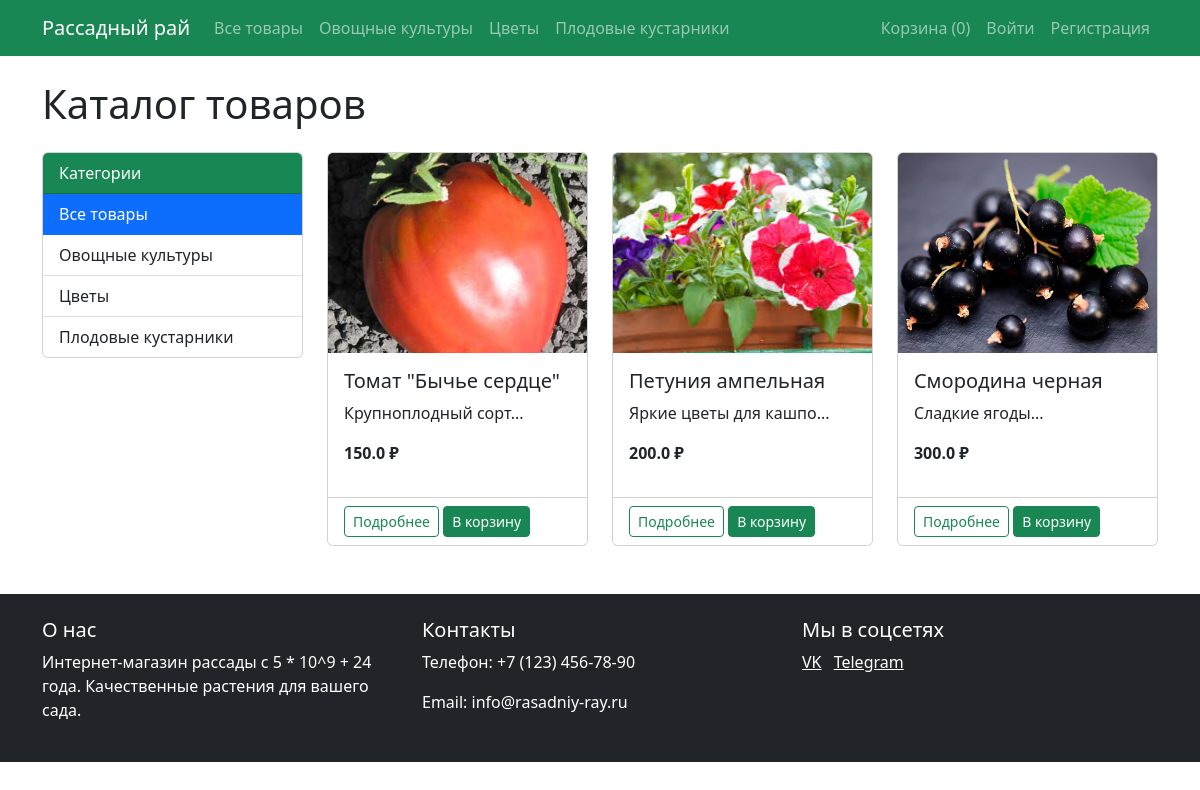
/products, run on an earlier commit of the app's database.
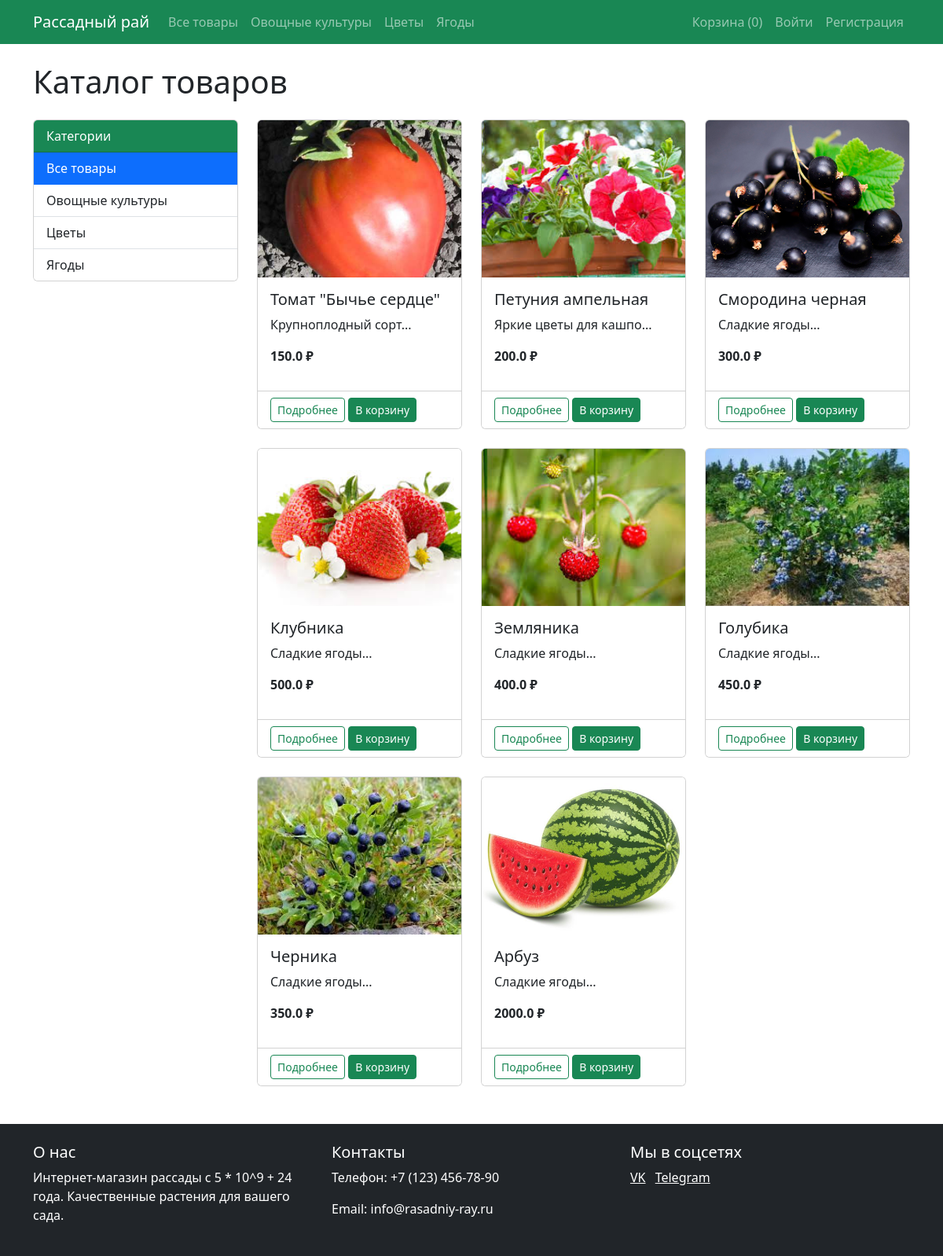
And on a later commit of the database.
### models.py (models this page shows)
class Category(db.Model):
    id = db.Column(db.Integer, primary_key=True)
    name = db.Column(db.String(100), nullable=False)
    products = db.relationship('Product', backref='category', lazy=True)

class Product(db.Model):
    id = db.Column(db.Integer, primary_key=True)
    name = db.Column(db.String(100), nullable=False)
    description = db.Column(db.Text)
    price = db.Column(db.Float, nullable=False)
    category_id = db.Column(db.Integer, db.ForeignKey('category.id'), nullable=False)
    image = db.Column(db.String(100))
    order_items = db.relationship('OrderItem', backref='product', lazy=True)

### app.py (the view)
@app.route('/products')
def products():
    category_id = request.args.get('category_id')
    if category_id:
        products = Product.query.filter_by(category_id=category_id).all()
    else:
        products = Product.query.all()
    categories = Category.query.all()
    return render_template('products.html', products=products, categories=categories)

### app.py (called while the page is built)
@app.before_request
def fix_cart():
    if 'cart' in session and not isinstance(session['cart'], dict):
        session.pop('cart', None)

### templates/products.html (shortened to what this page needs)
{% extends "base.html" %}
{% block content %}
<h1 class="mb-4">Каталог товаров</h1>
<div class="row">
    <div class="col-md-3">
        <div class="card mb-4">
            <div class="card-header bg-success text-white">
                Категории
            </div>
            <div class="list-group list-group-flush">
                <a href="{{ url_for('products') }}" class="list-group-item list-group-item-action {% if not request.args.get('category_id') %}active{% endif %}">Все товары</a>
                {% for category in categories %}
                <a href="{{ url_for('products', category_id=category.id) }}" class="list-group-item list-group-item-action {% if request.args.get('category_id')|int == category.id %}active{% endif %}">
                    {{ category.name }}
                </a>
                {% endfor %}
            </div>
        </div>
    </div>
    <div class="col-md-9">
        <div class="row">
            {% for product in products %}
            <div class="col-md-4 mb-4">
                <div class="card h-100">
                    <img src="{{ url_for('static', filename='images/' + product.image) }}" class="card-img-top" alt="{{ product.name }}">
                    <div class="card-body">
                        <h5 class="card-title">{{ product.name }}</h5>
                        <p class="card-text">{{ product.description[:50] }}...</p>
                        <p class="fw-bold">{{ product.price }} ₽</p>
                    </div>
                    <div class="card-footer bg-white">
                        <a href="{{ url_for('product', product_id=product.id) }}" class="btn btn-sm btn-outline-success">Подробнее</a>
                        <form action="{{ url_for('add_to_cart', product_id=product.id) }}" method="POST" class="d-inline">
                            <button type="submit" class="btn btn-sm btn-success">В корзину</button>
                        </form>
                    </div>
                </div>
            </div>
            {% else %}
            <div class="col-12">
                <div class="alert alert-info">Товары не найдены</div>
            </div>
            {% endfor %}
        </div>
    </div>
</div>
{% endblock %}

### templates/base.html (shortened to what this page needs)
<!DOCTYPE html>
<html lang="ru">
<head>
    <link rel="stylesheet" href="{{ url_for('static', filename='css/style.css') }}">
    <link href="https://cdn.jsdelivr.net/npm/bootstrap@5.3.0/dist/css/bootstrap.min.css" rel="stylesheet">
</head>
<body>
    <header>
        <nav class="navbar navbar-expand-lg navbar-dark bg-success">
            <div class="container">
                <a class="navbar-brand" href="{{ url_for('index') }}">Рассадный рай</a>
                <div class="collapse navbar-collapse" id="navbarNav">
                    <ul class="navbar-nav me-auto">
                        <li class="nav-item">
                            <a class="nav-link" href="{{ url_for('products') }}">Все товары</a>
                        </li>
                        {% for category in categories %}
                        <li class="nav-item">
                            <a class="nav-link" href="{{ url_for('products', category_id=category.id) }}">{{ category.name }}</a>
                        </li>
                        {% endfor %}
                    </ul>
                    <ul class="navbar-nav">
                        <li class="nav-item">
                            <a class="nav-link" href="{{ url_for('cart') }}">
                                Корзина ({{ session.get('cart', {})|length }})
                            </a>
                        </li>
                        {% if current_user.is_authenticated %}
                        {% if current_user.is_admin %}
                        <li class="nav-item">
                            <a class="nav-link" href="{{ url_for('admin_products') }}">Админка</a>
                        </li>
                        {% endif %}
                        <li class="nav-item dropdown">
                            <a class="nav-link dropdown-toggle" href="#" role="button" data-bs-toggle="dropdown">
                                {{ current_user.username }}
                            </a>
                            <ul class="dropdown-menu">
                                <li><a class="dropdown-item" href="#">Мои заказы</a></li>
                                <li><hr class="dropdown-divider"></li>
                                <li><a class="dropdown-item" href="{{ url_for('logout') }}">Выйти</a></li>
                            </ul>
                        </li>
                    {% else %}
                        <li class="nav-item">
                            <a class="nav-link" href="{{ url_for('login') }}">Войти</a>
                        </li>
                        <li class="nav-item">
                            <a class="nav-link" href="{{ url_for('register') }}">Регистрация</a>
                        </li>
                    {% endif %}
                </ul>
                </div>
            </div>
        </nav>
    </header>
    <main class="container my-4">
        {% block content %}{% endblock %}
    </main>
    <footer class="bg-dark text-white py-4 mt-4">
        <div class="container">
            <div class="row">
                <div class="col-md-4">
                    <h5>О нас</h5>
                    <p>Интернет-магазин рассады с 5 * 10^9 + 24 года. Качественные растения для вашего сада.</p>
                </div>
                <div class="col-md-4">
                    <h5>Контакты</h5>
                    <p>Телефон: +7 (123) 456-78-90</p>
                    <p>Email: info@rasadniy-ray.ru</p>
                </div>
                <div class="col-md-4">
                    <h5>Мы в соцсетях</h5>
                    <a href="https://vk.com/id533626252?from=search" class="text-white me-2">VK</a>
                    <a href="https://t.me/art72ru" class="text-white me-2">Telegram</a>
                </div>
            </div>
        </div>
    </footer>
</body>
</html>

### static/css/style.css (style rules this page uses)
body { font-family: 'Segoe UI', Tahoma, Geneva, Verdana, sans-serif; background-color: #f8f9fa; }
.card { transition: transform 0.2s; }
.card-img-top { height: 200px; object-fit: cover; }
footer { margin-top: 3rem; }

What changed in the data, as far as the page shows it:
changed Category: name "Плодовые кустарники" → "Ягоды"
added Product: image (picture), name "Клубника", description "Сладкие ягоды", price "500.0"
added Product: image (picture), name "Земляника", description "Сладкие ягоды", price "400.0"
added Product: image (picture), name "Голубика", description "Сладкие ягоды", price "450.0"
added Product: image (picture), name "Черника", description "Сладкие ягоды", price "350.0"
added Product: image (picture), name "Арбуз", description "Сладкие ягоды", price "2000.0"
